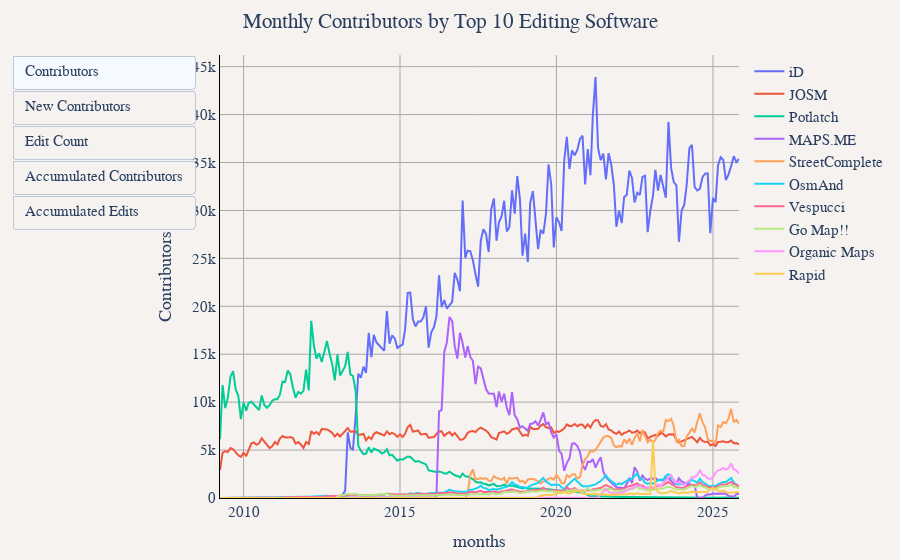

The code cell stored with this chart in its notebook:
### Markdown cell above
## Top 10 Editing Software

### Code cell
df = duckdb.sql("""
WITH top_software AS (
    SELECT created_by
    FROM (
        SELECT
            created_by,
            COUNT(DISTINCT user_name) as total_contributors
        FROM '../changeset_data/year=*/month=*/*.parquet'
        WHERE created_by IS NOT NULL
        GROUP BY created_by
        ORDER BY total_contributors DESC
        LIMIT 10
    )
),
user_first_appearance AS (
    SELECT 
        user_name,
        year,
        month,
        created_by,
        ROW_NUMBER() OVER (PARTITION BY user_name ORDER BY year, month) as rn
    FROM (
        SELECT DISTINCT user_name, year, month, created_by
        FROM '../changeset_data/year=*/month=*/*.parquet'
        WHERE created_by IN (SELECT created_by FROM top_software)
    )
),
first_appearances AS (
    SELECT user_name, year, month, created_by
    FROM user_first_appearance 
    WHERE rn = 1
),
monthly_contributors AS (
    SELECT 
        year,
        month,
        CONCAT(year, '-', LPAD(CAST(month as VARCHAR), 2, '0')) as months,
        created_by,
        COUNT(DISTINCT user_name) as "Contributors",
        SUM(edit_count) as "Edit Count"
    FROM '../changeset_data/year=*/month=*/*.parquet'
    WHERE created_by IN (SELECT created_by FROM top_software)
    GROUP BY year, month, created_by
),
monthly_new_contributors AS (
    SELECT
        year,
        month,
        created_by,
        COUNT(DISTINCT user_name) as "New Contributors"
    FROM first_appearances
    GROUP BY year, month, created_by
),
base_data AS (
    SELECT
        m.year,
        m.month,
        m.months,
        m.created_by,
        m."Contributors",
        COALESCE(n."New Contributors", 0) as "New Contributors",
        m."Edit Count"
    FROM monthly_contributors m
    LEFT JOIN monthly_new_contributors n ON m.year = n.year AND m.month = n.month AND m.created_by = n.created_by
)
SELECT
    months,
    created_by,
    "Contributors",
    "New Contributors",
    "Edit Count",
    SUM("New Contributors") OVER (
        PARTITION BY created_by 
        ORDER BY year, month 
        ROWS UNBOUNDED PRECEDING
    ) as "Accumulated Contributors",
    SUM("Edit Count") OVER (
        PARTITION BY created_by 
        ORDER BY year, month 
        ROWS UNBOUNDED PRECEDING
    ) as "Accumulated Edits"
FROM base_data
ORDER BY year, month, created_by
""").df()

util.show_figure(
    [
        util.FigureConfig(
            title="Monthly Contributors by Top 10 Editing Software",
            label="Contributors",
            x_col="months",
            y_col="Contributors",
            group_col="created_by",
            query_or_df=df,
        ),
        util.FigureConfig(
            title="Monthly New Contributors by Top 10 Editing Software",
            label="New Contributors",
            x_col="months",
            y_col="New Contributors",
            group_col="created_by",
            query_or_df=df,
        ),
        util.FigureConfig(
            title="Monthly Edit Count by Top 10 Editing Software",
            label="Edit Count",
            x_col="months",
            y_col="Edit Count",
            group_col="created_by",
            query_or_df=df,
        ),
        util.FigureConfig(
            title="Accumulated Contributors by Top 10 Editing Software",
            label="Accumulated Contributors",
            x_col="months",
            y_col="Accumulated Contributors",
            group_col="created_by",
            query_or_df=df,
        ),
        util.FigureConfig(
            title="Accumulated Edits by Top 10 Editing Software",
            label="Accumulated Edits",
            x_col="months",
            y_col="Accumulated Edits",
            group_col="created_by",
            query_or_df=df,
        ),
    ],
)

### Figure 1 — Plotly figure (JSON) as saved in the notebook; plotly's stock layout.template omitted (floating-point values rounded to 4 significant figures; data arrays with more than 128 entries replaced by an {"elided": "..."} marker saying what was removed)
{"data": [{"hovertemplate": "iD<br>%{x}<br>%{y:,} Contributors<extra></extra>", "name": "iD", "type": "scatter", "visible": true, "x": {"elided": "200 str values"}, "y": {"elided": "200 int values"}}, {"hovertemplate": "JOSM<br>%{x}<br>%{y:,} Contributors<extra></extra>", "name": "JOSM", "type": "scatter", "visible": true, "x": {"elided": "200 str values"}, "y": {"elided": "200 int values"}}, {"hovertemplate": "Potlatch<br>%{x}<br>%{y:,} Contributors<extra></extra>", "name": "Potlatch", "type": "scatter", "visible": true, "x": {"elided": "200 str values"}, "y": {"elided": "200 int values"}}, {"hovertemplate": "MAPS.ME<br>%{x}<br>%{y:,} Contributors<extra></extra>", "name": "MAPS.ME", "type": "scatter", "visible": true, "x": {"elided": "200 str values"}, "y": {"elided": "200 int values"}}, {"hovertemplate": "StreetComplete<br>%{x}<br>%{y:,} Contributors<extra></extra>", "name": "StreetComplete", "type": "scatter", "visible": true, "x": {"elided": "200 str values"}, "y": {"elided": "200 int values"}}, {"hovertemplate": "OsmAnd<br>%{x}<br>%{y:,} Contributors<extra></extra>", "name": "OsmAnd", "type": "scatter", "visible": true, "x": {"elided": "200 str values"}, "y": {"elided": "200 int values"}}, {"hovertemplate": "Vespucci<br>%{x}<br>%{y:,} Contributors<extra></extra>", "name": "Vespucci", "type": "scatter", "visible": true, "x": {"elided": "200 str values"}, "y": {"elided": "200 int values"}}, {"hovertemplate": "Go Map!!<br>%{x}<br>%{y:,} Contributors<extra></extra>", "name": "Go Map!!", "type": "scatter", "visible": true, "x": {"elided": "200 str values"}, "y": {"elided": "200 int values"}}, {"hovertemplate": "Organic Maps<br>%{x}<br>%{y:,} Contributors<extra></extra>", "name": "Organic Maps", "type": "scatter", "visible": true, "x": {"elided": "200 str values"}, "y": {"elided": "200 int values"}}, {"hovertemplate": "Rapid<br>%{x}<br>%{y:,} Contributors<extra></extra>", "name": "Rapid", "type": "scatter", "visible": true, "x": {"elided": "200 str values"}, "y": {"elided": "200 int values"}}, {"hovertemplate": "iD<br>%{x}<br>%{y:,} New Contributors<extra></extra>", "name": "iD", "type": "scatter", "visible": false, "x": {"elided": "200 str values"}, "y": {"elided": "200 int values"}}, {"hovertemplate": "JOSM<br>%{x}<br>%{y:,} New Contributors<extra></extra>", "name": "JOSM", "type": "scatter", "visible": false, "x": {"elided": "200 str values"}, "y": {"elided": "200 int values"}}, {"hovertemplate": "Potlatch<br>%{x}<br>%{y:,} New Contributors<extra></extra>", "name": "Potlatch", "type": "scatter", "visible": false, "x": {"elided": "200 str values"}, "y": {"elided": "200 int values"}}, {"hovertemplate": "MAPS.ME<br>%{x}<br>%{y:,} New Contributors<extra></extra>", "name": "MAPS.ME", "type": "scatter", "visible": false, "x": {"elided": "200 str values"}, "y": {"elided": "200 int values"}}, {"hovertemplate": "StreetComplete<br>%{x}<br>%{y:,} New Contributors<extra></extra>", "name": "StreetComplete", "type": "scatter", "visible": false, "x": {"elided": "200 str values"}, "y": {"elided": "200 int values"}}, {"hovertemplate": "OsmAnd<br>%{x}<br>%{y:,} New Contributors<extra></extra>", "name": "OsmAnd", "type": "scatter", "visible": false, "x": {"elided": "200 str values"}, "y": {"elided": "200 int values"}}, {"hovertemplate": "Vespucci<br>%{x}<br>%{y:,} New Contributors<extra></extra>", "name": "Vespucci", "type": "scatter", "visible": false, "x": {"elided": "200 str values"}, "y": {"elided": "200 int values"}}, {"hovertemplate": "Go Map!!<br>%{x}<br>%{y:,} New Contributors<extra></extra>", "name": "Go Map!!", "type": "scatter", "visible": false, "x": {"elided": "200 str values"}, "y": {"elided": "200 int values"}}, {"hovertemplate": "Organic Maps<br>%{x}<br>%{y:,} New Contributors<extra></extra>", "name": "Organic Maps", "type": "scatter", "visible": false, "x": {"elided": "200 str values"}, "y": {"elided": "200 int values"}}, {"hovertemplate": "Rapid<br>%{x}<br>%{y:,} New Contributors<extra></extra>", "name": "Rapid", "type": "scatter", "visible": false, "x": {"elided": "200 str values"}, "y": {"elided": "200 int values"}}, {"hovertemplate": "iD<br>%{x}<br>%{y:,} Edit Count<extra></extra>", "name": "iD", "type": "scatter", "visible": false, "x": {"elided": "200 str values"}, "y": {"elided": "200 float values"}}, {"hovertemplate": "JOSM<br>%{x}<br>%{y:,} Edit Count<extra></extra>", "name": "JOSM", "type": "scatter", "visible": false, "x": {"elided": "200 str values"}, "y": {"elided": "200 float values"}}, {"hovertemplate": "Potlatch<br>%{x}<br>%{y:,} Edit Count<extra></extra>", "name": "Potlatch", "type": "scatter", "visible": false, "x": {"elided": "200 str values"}, "y": {"elided": "200 float values"}}, {"hovertemplate": "MAPS.ME<br>%{x}<br>%{y:,} Edit Count<extra></extra>", "name": "MAPS.ME", "type": "scatter", "visible": false, "x": {"elided": "200 str values"}, "y": {"elided": "200 float values"}}, {"hovertemplate": "StreetComplete<br>%{x}<br>%{y:,} Edit Count<extra></extra>", "name": "StreetComplete", "type": "scatter", "visible": false, "x": {"elided": "200 str values"}, "y": {"elided": "200 float values"}}, {"hovertemplate": "OsmAnd<br>%{x}<br>%{y:,} Edit Count<extra></extra>", "name": "OsmAnd", "type": "scatter", "visible": false, "x": {"elided": "200 str values"}, "y": {"elided": "200 float values"}}, {"hovertemplate": "Vespucci<br>%{x}<br>%{y:,} Edit Count<extra></extra>", "name": "Vespucci", "type": "scatter", "visible": false, "x": {"elided": "200 str values"}, "y": {"elided": "200 float values"}}, {"hovertemplate": "Go Map!!<br>%{x}<br>%{y:,} Edit Count<extra></extra>", "name": "Go Map!!", "type": "scatter", "visible": false, "x": {"elided": "200 str values"}, "y": {"elided": "200 float values"}}, {"hovertemplate": "Organic Maps<br>%{x}<br>%{y:,} Edit Count<extra></extra>", "name": "Organic Maps", "type": "scatter", "visible": false, "x": {"elided": "200 str values"}, "y": {"elided": "200 float values"}}, {"hovertemplate": "Rapid<br>%{x}<br>%{y:,} Edit Count<extra></extra>", "name": "Rapid", "type": "scatter", "visible": false, "x": {"elided": "200 str values"}, "y": {"elided": "200 float values"}}, {"hovertemplate": "iD<br>%{x}<br>%{y:,} Accumulated Contributors<extra></extra>", "name": "iD", "type": "scatter", "visible": false, "x": {"elided": "200 str values"}, "y": {"elided": "200 float values"}}, {"hovertemplate": "JOSM<br>%{x}<br>%{y:,} Accumulated Contributors<extra></extra>", "name": "JOSM", "type": "scatter", "visible": false, "x": {"elided": "200 str values"}, "y": {"elided": "200 float values"}}, {"hovertemplate": "Potlatch<br>%{x}<br>%{y:,} Accumulated Contributors<extra></extra>", "name": "Potlatch", "type": "scatter", "visible": false, "x": {"elided": "200 str values"}, "y": {"elided": "200 float values"}}, {"hovertemplate": "MAPS.ME<br>%{x}<br>%{y:,} Accumulated Contributors<extra></extra>", "name": "MAPS.ME", "type": "scatter", "visible": false, "x": {"elided": "200 str values"}, "y": {"elided": "200 float values"}}, {"hovertemplate": "StreetComplete<br>%{x}<br>%{y:,} Accumulated Contributors<extra></extra>", "name": "StreetComplete", "type": "scatter", "visible": false, "x": {"elided": "200 str values"}, "y": {"elided": "200 float values"}}, {"hovertemplate": "OsmAnd<br>%{x}<br>%{y:,} Accumulated Contributors<extra></extra>", "name": "OsmAnd", "type": "scatter", "visible": false, "x": {"elided": "200 str values"}, "y": {"elided": "200 float values"}}, {"hovertemplate": "Vespucci<br>%{x}<br>%{y:,} Accumulated Contributors<extra></extra>", "name": "Vespucci", "type": "scatter", "visible": false, "x": {"elided": "200 str values"}, "y": {"elided": "200 float values"}}, {"hovertemplate": "Go Map!!<br>%{x}<br>%{y:,} Accumulated Contributors<extra></extra>", "name": "Go Map!!", "type": "scatter", "visible": false, "x": {"elided": "200 str values"}, "y": {"elided": "200 float values"}}, {"hovertemplate": "Organic Maps<br>%{x}<br>%{y:,} Accumulated Contributors<extra></extra>", "name": "Organic Maps", "type": "scatter", "visible": false, "x": {"elided": "200 str values"}, "y": {"elided": "200 float values"}}, {"hovertemplate": "Rapid<br>%{x}<br>%{y:,} Accumulated Contributors<extra></extra>", "name": "Rapid", "type": "scatter", "visible": false, "x": {"elided": "200 str values"}, "y": {"elided": "200 float values"}}, {"hovertemplate": "iD<br>%{x}<br>%{y:,} Accumulated Edits<extra></extra>", "name": "iD", "type": "scatter", "visible": false, "x": {"elided": "200 str values"}, "y": {"elided": "200 float values"}}, {"hovertemplate": "JOSM<br>%{x}<br>%{y:,} Accumulated Edits<extra></extra>", "name": "JOSM", "type": "scatter", "visible": false, "x": {"elided": "200 str values"}, "y": {"elided": "200 float values"}}, {"hovertemplate": "Potlatch<br>%{x}<br>%{y:,} Accumulated Edits<extra></extra>", "name": "Potlatch", "type": "scatter", "visible": false, "x": {"elided": "200 str values"}, "y": {"elided": "200 float values"}}, {"hovertemplate": "MAPS.ME<br>%{x}<br>%{y:,} Accumulated Edits<extra></extra>", "name": "MAPS.ME", "type": "scatter", "visible": false, "x": {"elided": "200 str values"}, "y": {"elided": "200 float values"}}, {"hovertemplate": "StreetComplete<br>%{x}<br>%{y:,} Accumulated Edits<extra></extra>", "name": "StreetComplete", "type": "scatter", "visible": false, "x": {"elided": "200 str values"}, "y": {"elided": "200 float values"}}, {"hovertemplate": "OsmAnd<br>%{x}<br>%{y:,} Accumulated Edits<extra></extra>", "name": "OsmAnd", "type": "scatter", "visible": false, "x": {"elided": "200 str values"}, "y": {"elided": "200 float values"}}, {"hovertemplate": "Vespucci<br>%{x}<br>%{y:,} Accumulated Edits<extra></extra>", "name": "Vespucci", "type": "scatter", "visible": false, "x": {"elided": "200 str values"}, "y": {"elided": "200 float values"}}, {"hovertemplate": "Go Map!!<br>%{x}<br>%{y:,} Accumulated Edits<extra></extra>", "name": "Go Map!!", "type": "scatter", "visible": false, "x": {"elided": "200 str values"}, "y": {"elided": "200 float values"}}, {"hovertemplate": "Organic Maps<br>%{x}<br>%{y:,} Accumulated Edits<extra></extra>", "name": "Organic Maps", "type": "scatter", "visible": false, "x": {"elided": "200 str values"}, "y": {"elided": "200 float values"}}, {"hovertemplate": "Rapid<br>%{x}<br>%{y:,} Accumulated Edits<extra></extra>", "name": "Rapid", "type": "scatter", "visible": false, "x": {"elided": "200 str values"}, "y": {"elided": "200 float values"}}], "layout": {"barmode": "stack", "font": {"family": "Times", "size": 15}, "margin": {"b": 55, "l": 55, "r": 55, "t": 55}, "paper_bgcolor": "#f5f2f0", "plot_bgcolor": "#f5f2f0", "title": {"text": "Monthly Contributors by Top 10 Editing Software", "x": 0.5}, "updatemenus": [{"buttons": [{"args": [{"visible": [true, true, true, true, true, true, true, true, true, true, false, false, false, false, false, false, false, false, false, false, false, false, false, false, false, false, false, false, false, false, false, false, false, false, false, false, false, false, false, false, false, false, false, false, false, false, false, false, false, false]}, {"title.text": "Monthly Contributors by Top 10 Editing Software", "xaxis.title.text": "months", "yaxis.title.text": "Contributors"}], "label": "Contributors", "method": "update"}, {"args": [{"visible": [false, false, false, false, false, false, false, false, false, false, true, true, true, true, true, true, true, true, true, true, false, false, false, false, false, false, false, false, false, false, false, false, false, false, false, false, false, false, false, false, false, false, false, false, false, false, false, false, false, false]}, {"title.text": "Monthly New Contributors by Top 10 Editing Software", "xaxis.title.text": "months", "yaxis.title.text": "New Contributors"}], "label": "New Contributors", "method": "update"}, {"args": [{"visible": [false, false, false, false, false, false, false, false, false, false, false, false, false, false, false, false, false, false, false, false, true, true, true, true, true, true, true, true, true, true, false, false, false, false, false, false, false, false, false, false, false, false, false, false, false, false, false, false, false, false]}, {"title.text": "Monthly Edit Count by Top 10 Editing Software", "xaxis.title.text": "months", "yaxis.title.text": "Edit Count"}], "label": "Edit Count", "method": "update"}, {"args": [{"visible": [false, false, false, false, false, false, false, false, false, false, false, false, false, false, false, false, false, false, false, false, false, false, false, false, false, false, false, false, false, false, true, true, true, true, true, true, true, true, true, true, false, false, false, false, false, false, false, false, false, false]}, {"title.text": "Accumulated Contributors by Top 10 Editing Software", "xaxis.title.text": "months", "yaxis.title.text": "Accumulated Contributors"}], "label": "Accumulated Contributors", "method": "update"}, {"args": [{"visible": [false, false, false, false, false, false, false, false, false, false, false, false, false, false, false, false, false, false, false, false, false, false, false, false, false, false, false, false, false, false, false, false, false, false, false, false, false, false, false, false, true, true, true, true, true, true, true, true, true, true]}, {"title.text": "Accumulated Edits by Top 10 Editing Software", "xaxis.title.text": "months", "yaxis.title.text": "Accumulated Edits"}], "label": "Accumulated Edits", "method": "update"}], "type": "buttons"}], "xaxis": {"gridcolor": "darkgray", "linecolor": "black", "showgrid": true, "tickcolor": "black", "title": {"text": "months"}, "zerolinecolor": "darkgray"}, "yaxis": {"gridcolor": "darkgray", "linecolor": "black", "rangemode": "tozero", "showgrid": true, "tickcolor": "black", "title": {"text": "Contributors"}, "zerolinecolor": "darkgray"}}}
